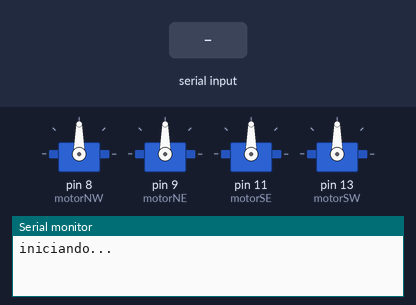
Recording of a sketch running on a simulated Arduino Uno, built with avr-gcc and run on an emulated ATmega328P. On the bench: 4 × servo, the last lines printed to the serial monitor. The test bench sets the inputs (shaded band).

Above: at 1.2 s.
1.3 s: "30,150\n" received over Serial
At 2.5 s:
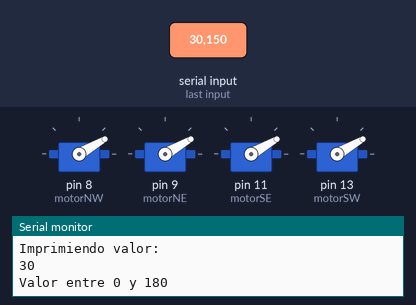
2.9 s: "5\n" received over Serial
At 3.5 s:
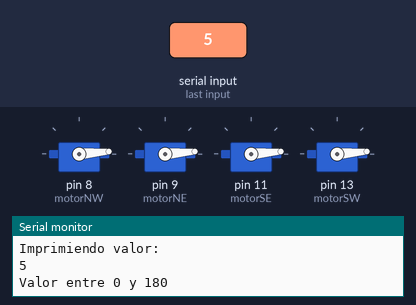
4.4 s: "90,45\n" received over Serial
At 5.3 s:
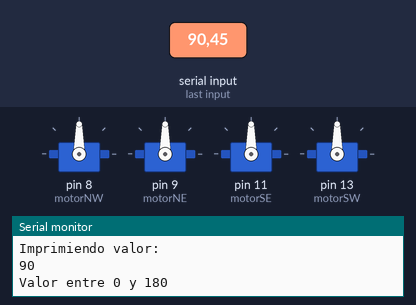
Timing chart, 0 to 7.4 s (numbered marks = the images above; inputs shaded):
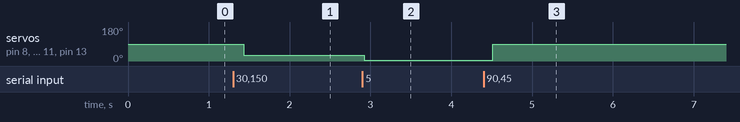

Measured:
- after the input at 1.3 s, servo on pin 8 (motorNW), servo on pin 9 (motorNE), servo on pin 11 (motorSE), servo on pin 13 (motorSW): 90° → 30° after 0.13 s
- after the input at 2.9 s, servo on pin 8 (motorNW), servo on pin 9 (motorNE), servo on pin 11 (motorSE), servo on pin 13 (motorSW): 30° → 5° at once
- after the input at 4.4 s, servo on pin 8 (motorNW), servo on pin 9 (motorNE), servo on pin 11 (motorSE), servo on pin 13 (motorSW): 5° → 90° after 0.11 s

The sketch:

MotorBrushlessTest.ino
```cpp
// (licence header left out)
#include <Servo.h>

Servo motorNW;
Servo motorNE;
Servo motorSE;
Servo motorSW;

String incomingString;

void setup()
{
  // Pins
  motorNW.attach(8);
  motorNE.attach(9);
  motorSE.attach(11);
  motorSW.attach(13);
  // Debug
  Serial.begin(9600);
  Serial.println("iniciando...");
}

void loop()
{
  if(Serial.available() > 0)
  {
    char ch = Serial.read();

    if (ch != 10){
      Serial.print("Valor recibido: ");
      Serial.print(ch, DEC);
      Serial.print('\n');

      incomingString += ch;
    }
    else
    {
      Serial.println("Imprimiendo cadena: ");
      Serial.println(incomingString);

      int val = incomingString.toInt();

      Serial.println("Imprimiendo valor: ");
      Serial.println(val);

      if (val > -1 && val < 181)
     {
       Serial.println("Valor entre 0 y 180");
       motorNW.write(val);
       motorNE.write(val);
       motorSE.write(val);
       motorSW.write(val);
     }
     else
     {
       Serial.println("Valor fuera de rango 0 y 180");
       Serial.println("Error con la entrada");
     }
      incomingString = "";
    }
  }
}
```
